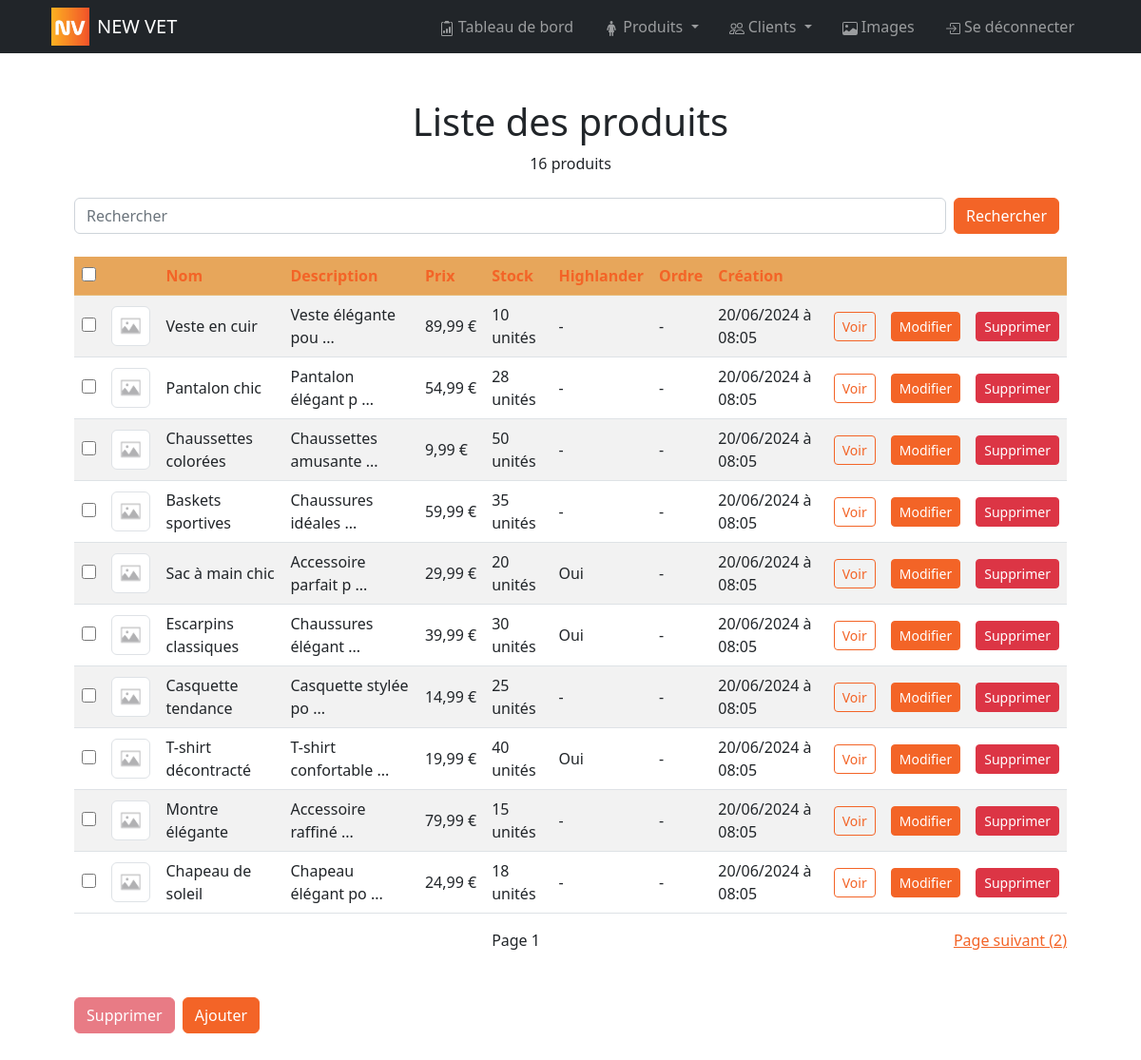
Page /bo/pages/products/index.php (signed in) on the committed database.
### tables this page shows
CREATE TABLE product(
        slug VARCHAR (50) NOT NULL UNIQUE,
        name VARCHAR (50) NOT NULL,
        description VARCHAR (1000),
        is_highlander BOOLEAN NOT NULL DEFAULT 0,
        sort_order INT,
        price FLOAT NOT NULL DEFAULT 0,
        stock_quantity INT NOT NULL DEFAULT 0,
        is_deleted BOOLEAN NOT NULL DEFAULT 0,
        created_at DATETIME NOT NULL DEFAULT NOW(),
        CONSTRAINT product_PK PRIMARY KEY (slug)
);

### controllers/product.php (called while the page is built, shortened)
<?php
function getProducts($categories = array(), $materials = array(), $search = null, $is_highlander = false, $exclude = array(), $include = array(), $sort =  array(array('order' => 'ASC', 'order_by' => 'sort_order'), array('order' => 'DESC', 'order_by' => 'stock_quantity')), $offset = null, $per_page = 10)
{
    $sql = "SELECT DISTINCT product.* FROM product
    LEFT JOIN product_category ON product_category.product_slug = product.slug
    LEFT JOIN category ON product_category.category_slug = category.slug
    LEFT JOIN product_material ON product_material.product_slug = product.slug
    LEFT JOIN material ON product_material.material_slug = material.slug";
    $sql .= " WHERE 1 = 1";
    $sql .= " AND product.is_deleted = 0";
    if ($sort) {
        $sql .= " ORDER BY ";
        foreach ($sort as $key => $value) {
            $sql .= "COALESCE(product." . $value['order_by'] . ", 9999999) " . strtoupper($value['order']);
        }
    }
    if ($per_page) $sql .= " LIMIT :per_page";
    $params = array();
    if ($per_page) $params[":per_page"] = $per_page;
    $result = Database::queryAll($sql, $params);
    return $result['data'];
}
function getProductsCount($categories = array(), $materials = array(), $search = null, $is_highlander = false, $exclude = array(), $include = array())
{
    $sql = "SELECT COUNT(DISTINCT product.slug) as count FROM product
    LEFT JOIN product_category ON product_category.product_slug = product.slug
    LEFT JOIN category ON product_category.category_slug = category.slug
    LEFT JOIN product_material ON product_material.product_slug = product.slug
    LEFT JOIN material ON product_material.material_slug = material.slug";
    $sql .= " WHERE 1 = 1";
    $sql .= " AND product.is_deleted = 0";
    $params = array();
    $result = Database::queryOne($sql, $params);
    return $result['data']['count'];
}

### utils/database.php (called while the page is built, shortened)
<?php
class Database
{
    private static $dbHost = DB_HOST;
    private static $dbName = DB_NAME;
    private static $dbUser = DB_USER;
    private static $dbPass = DB_PASSWORD;
    private static $forcedStringParams = array(':email', ':password', ':token', ':code', ':name', ':libelle');
    private static $forcedIntParams = array(':per_page', ':offset', ':customer_id', ':admin_id');
    private static $forcedBoolParams = array(':is_deleted');
    private static $connection = null;
    private static function connect()
    {
        if (self::$connection === null) {
            try {
                self::$connection = new PDO("mysql:host=" . self::$dbHost . ";dbname=" . self::$dbName, self::$dbUser, self::$dbPass);
                self::$connection->setAttribute(PDO::ATTR_ERRMODE, PDO::ERRMODE_EXCEPTION);
            } catch (PDOException $e) {
                if (defined('APP_DEBUG') && APP_DEBUG) die("Erreur lors de la connexion à la base de données: " . $e->getMessage());
            }
        }
    }
    public static function queryAll(string $query, array $params = array())
    {
        $data = array();
        $success = true;
        $error = null;
        try {
            $statement = self::$connection->prepare($query);
            foreach ($params as $key => $value) {
                if (is_int($value) || in_array($key, self::$forcedIntParams)) {
                    $statement->bindValue($key, $value, PDO::PARAM_INT);
                } elseif (is_bool($value) || in_array($key, self::$forcedBoolParams)) {
                    $statement->bindValue($key, $value, PDO::PARAM_BOOL);
                } elseif (is_string($value) || in_array($key, self::$forcedStringParams)) {
                    $statement->bindValue($key, htmlspecialchars($value), PDO::PARAM_STR);
                } elseif (is_null($value)) {
                    $statement->bindValue($key, $value, PDO::PARAM_NULL);
                } else {
                    $statement->bindValue($key, $value);
                }
            }
            $statement->execute();
            $data = $statement->fetchAll(PDO::FETCH_ASSOC);
        } catch (PDOException $e) {
            $success = false;
            $error = $e->getMessage();
            self::handleError($query, $params, $error);
        }
        return array(
            'success' => $success,
            'data' => $data,
            'error' => $error
        );
    }
    public static function queryOne(string $query, array $params = array())
    {
        $data = array();
        $success = true;
        $error = null;
        try {
            $statement = self::$connection->prepare($query);
            foreach ($params as $key => $value) {
                if (is_int($value) || in_array($key, self::$forcedIntParams)) {
                    $statement->bindValue($key, $value, PDO::PARAM_INT);
                } elseif (is_bool($value) || in_array($key, self::$forcedBoolParams)) {
                    $statement->bindValue($key, $value, PDO::PARAM_BOOL);
                } elseif (is_string($value) || in_array($key, self::$forcedStringParams)) {
                    $statement->bindValue($key, htmlspecialchars($value), PDO::PARAM_STR);
                } elseif (is_null($value)) {
                    $statement->bindValue($key, $value, PDO::PARAM_NULL);
                } else {
                    $statement->bindValue($key, $value);
                }
            }
            $statement->execute();
            $data = $statement->fetch(PDO::FETCH_ASSOC);
        } catch (PDOException $e) {
            $success = false;
            $error = $e->getMessage();
            self::handleError($query, $params, $error);
        }
        return array(
            'success' => $success,
            'data' => $data,
            'error' => $error
        );
    }
}

### controllers/image.php (called while the page is built, shortened)
<?php
function getFirstImagePathFromProduct($product_slug)
{
    $sql = "SELECT * FROM image, product_image
    WHERE image.slug = product_image.image_slug
    AND product_image.product_slug = :product_slug
    AND image.is_deleted = 0
    ORDER BY sort_order ASC
    LIMIT 1;";
    $params = array(":product_slug" => $product_slug);
    $result = Database::queryOne($sql, $params);
    return $result['data']['path'];
}

### helpers/image_or_placeholder.php (called while the page is built)
<?php
function image_or_placeholder($img_path, $full_placeholder_path = 'assets/img/default-img.webp')
{
    $full_img_path = APP_UPLOAD_PATH . $img_path;
    $full_img_url = APP_UPLOAD_URL . $img_path;
    if ($img_path && file_exists($full_img_path)) {
        return $full_img_url;
    } else {
        return APP_URL . $full_placeholder_path;
    }
}

### helpers/three_dots_string.php (called while the page is built)
<?php
function three_dots_string(string $txt, int $max = 100)
{
    if (strlen($txt) > $max) return substr($txt, 0, $max) . ' ...';
    return $txt;
}

### helpers/float_to_price.php (called while the page is built)
<?php
function float_to_price($float) {
    $price = number_format($float, 2, ',', ' ') . '&nbsp;€';
    return $price;
}

### helpers/fr_datetime.php (called while the page is built)
<?php
function fr_datetime($inputDate) {
    $dateTime = new DateTime($inputDate);
    $formattedDate = $dateTime->format('d/m/Y à H:i');
    return $formattedDate;
}

### bo/pages/products/index.php (the view, shortened to what this page needs)
<?php
include_once APP_PATH . "controllers/product.php";
include_once APP_PATH . "helpers/fr_datetime.php";
include_once APP_PATH . "helpers/three_dots_string.php";
include_once APP_PATH . "helpers/float_to_price.php";
include_once APP_PATH . "controllers/image.php";
$search = isset($_GET['search']) ? $_GET['search'] : null;
$order_by = isset($_GET['order_by']) ? $_GET['order_by'] : 'created_at';
$order = isset($_GET['order']) && $_GET['order'] == 'desc' ? 'DESC' : 'ASC';
$page = isset($_GET['page']) ? $_GET['page'] : 1;
$new_order = $order == 'DESC' ? 'asc' : 'desc';
$sort = array(array('order' => $order, 'order_by' => $order_by));
$products_count = getProductsCount(null, null, $search, null, null, null);
$per_page = 10;
$offset = ($page - 1) * $per_page;
$maxPage = ceil($products_count / $per_page);
$products = getProducts(null, null, $search, false, null, null, $sort, $offset, $per_page);
?>
<!DOCTYPE html>
<html lang="fr">
<head>
    <link href="<?= APP_URL ?>bo/style/bootstrap.css" rel="stylesheet">
    <link href="<?= APP_URL ?>bo/style/main.css" rel="stylesheet">
</head>
<body>
    <?php include_once APP_PATH . "bo/partials/header.php"; ?>
    <div class="container p-4 p-lg-5">
        <h1 class="text-center">Liste des produits</h1>
        <p class="text-center"><?= $products_count ?> produit<?php if ($products_count > 1) : ?>s<?php endif; ?></p>
        <form class="d-flex justify-content-between my-4" method="GET">
            <input class="form-control mr-sm-2" id="search" type="search" placeholder="Rechercher" aria-label="Search" name="search" value="<?= $search ?>">
            <button class="btn btn-primary mx-2 my-sm-0" type="submit">Rechercher</button>
        </form>
        <table class="table table-striped">
            <thead>
                <tr class="table-primary">
                    <th scope='col' colspan='1'><input type="checkbox" onclick="toggleAll()"></th>
                    <th scope='col' colspan='1'>&nbsp;</th>
                    <th scope='col'><a class="text-decoration-none" href="?search=<?= $search ?>&page=<?= $page ?>&order_by=name&order=<?= $new_order ?>">Nom</a></th>
                    <th scope='col'><a class="text-decoration-none" href="?search=<?= $search ?>&page=<?= $page ?>&order_by=description&order=<?= $new_order ?>">Description</a></th>
                    <th scope='col'><a class="text-decoration-none" href="?search=<?= $search ?>&page=<?= $page ?>&order_by=price&order=<?= $new_order ?>">Prix</a></th>
                    <th scope='col'><a class="text-decoration-none" href="?search=<?= $search ?>&page=<?= $page ?>&order_by=stock_quantity&order=<?= $new_order ?>">Stock</a></th>
                    <th scope='col'><a class="text-decoration-none" href="?search=<?= $search ?>&page=<?= $page ?>&order_by=is_highlander&order=<?= $new_order ?>">Highlander</a></th>
                    <th scope='col'><a class="text-decoration-none" href="?search=<?= $search ?>&page=<?= $page ?>&order_by=sort_order&order=<?= $new_order ?>">Ordre</a></th>
                    <th scope='col'><a class="text-decoration-none" href="?search=<?= $search ?>&page=<?= $page ?>&order_by=created_at&order=<?= $new_order ?>">Création</a></th>
                    <th scope='col' colspan='3'>&nbsp;</th>
                </tr>
            </thead>
            <tbody>
                <?php
                foreach ($products as $product) {
                ?>
                    <tr class="align-middle">
                        <td><input id="product_<?= $product['slug'] ?>" type="checkbox" name="selected_products[]" value="<?= $product['slug'] ?>"></td>
                        <td>
                            <?php
                            $dbImgPath = getFirstImagePathFromProduct($product['slug']);
                            ?>
                            <img src="<?= image_or_placeholder($dbImgPath ? $dbImgPath : '') ?>  " class="img-thumbnail" width="100">
                        </td>
                        <td><?= $product['name'] ?></td>
                        <td><?= three_dots_string($product['description'], 20) ?></td>
                        <td><?= float_to_price($product['price']) ?></td>
                        <?php if ($product['stock_quantity'] > 0) : ?>
                            <td><?= $product['stock_quantity'] ?> unités</td>
                        <?php else : ?>
                            <td class="text-danger">Rupture</td>
                        <?php endif; ?>
                        <td><?= $product['is_highlander'] == 1 ? 'Oui' : '-' ?></td>
                        <td><?= $product['sort_order'] ? $product['sort_order'] : '-' ?></td>
                        <td><?= fr_datetime($product['created_at']) ?></td>
                        <td><a href="<?= FRONT_URL ?>produits/<?= $product['slug'] ?>" class="btn btn-outline-primary btn-sm" target="_blank">Voir</a></td>
                        <td><a href="<?= APP_URL ?>bo/pages/products/modify_product.php?slug=<?= $product['slug'] ?>" class="btn btn-primary btn-sm">Modifier</a></td>
                        <td><a href="<?= APP_URL ?>bo/pages/products/delete_product.php?slug=<?= $product['slug'] ?>" class="btn btn-danger btn-sm">Supprimer</a></td>
                    </tr>
                <?php
                }
                ?>
            </tbody>
        </table>
        <div class="d-flex justify-content-between my-2">
            <?php if ($page > 1) : ?>
                <a href="?search=<?= $search ?>&page=<?= $page - 1 ?>&order_by=<?= $order_by ?>&order=<?= $order ?>">Page précédent (<?= $page - 1 ?>)</a>
            <?php else : ?>
                <span>&nbsp;</span>
            <?php endif; ?>
            <span>Page <?= $page ?></span>
            <?php if ($page < $maxPage) : ?>
                <a href="?search=<?= $search ?>&page=<?= $page + 1 ?>&order_by=<?= $order_by ?>&order=<?= $order ?>">Page suivant (<?= $page + 1 ?>)</a>
            <?php else : ?>
                <span>&nbsp;</span>
            <?php endif; ?>
        </div>
        <div class="d-flex justify-content-start gap-2 my-5">
            <button id="delete-products" class="btn btn-danger" disabled onclick="deleteSelectedProducts()">Supprimer</button>
            <a href="<?= APP_URL ?>bo/pages/products/create_product.php" class="btn btn-primary">Ajouter</a>
        </div>
    </div>
</body>
</html>

### bo/style/main.css (style rules this page uses)
:root { --primary: #F1452B; --secondary: #FEBD21; }
input[type="checkbox"] { accent-color: var(--primary); width: 15px; height: 15px; }

### rows in the picture
product: name "Veste en cuir", description "Veste élégante pou ...", price "89,99 €", stock_quantity "10", created_at "20/06/2024 à 08:05"
product: name "Pantalon chic", description "Pantalon élégant p ...", price "54,99 €", stock_quantity "28", created_at "20/06/2024 à 08:05"
product: name "Chaussettes colorées", description "Chaussettes amusante ...", price "9,99 €", stock_quantity "50", created_at "20/06/2024 à 08:05"
product: name "Baskets sportives", description "Chaussures idéales ...", price "59,99 €", stock_quantity "35", created_at "20/06/2024 à 08:05"
product: name "Sac à main chic", description "Accessoire parfait p ...", price "29,99 €", stock_quantity "20", is_highlander "Oui", created_at "20/06/2024 à 08:05"
product: name "Escarpins classiques", description "Chaussures élégant ...", price "39,99 €", stock_quantity "30", is_highlander "Oui", created_at "20/06/2024 à 08:05"
product: name "Casquette tendance", description "Casquette stylée po ...", price "14,99 €", stock_quantity "25", created_at "20/06/2024 à 08:05"
product: name "T-shirt décontracté", description "T-shirt confortable ...", price "19,99 €", stock_quantity "40", is_highlander "Oui", created_at "20/06/2024 à 08:05"
product: name "Montre élégante", description "Accessoire raffiné ...", price "79,99 €", stock_quantity "15", created_at "20/06/2024 à 08:05"
product: name "Chapeau de soleil", description "Chapeau élégant po ...", price "24,99 €", stock_quantity "18", created_at "20/06/2024 à 08:05"

### other values in the picture
APP_NAME "NEW VET"
$products_count "16"
$page "1"
$page + 1 "2"
